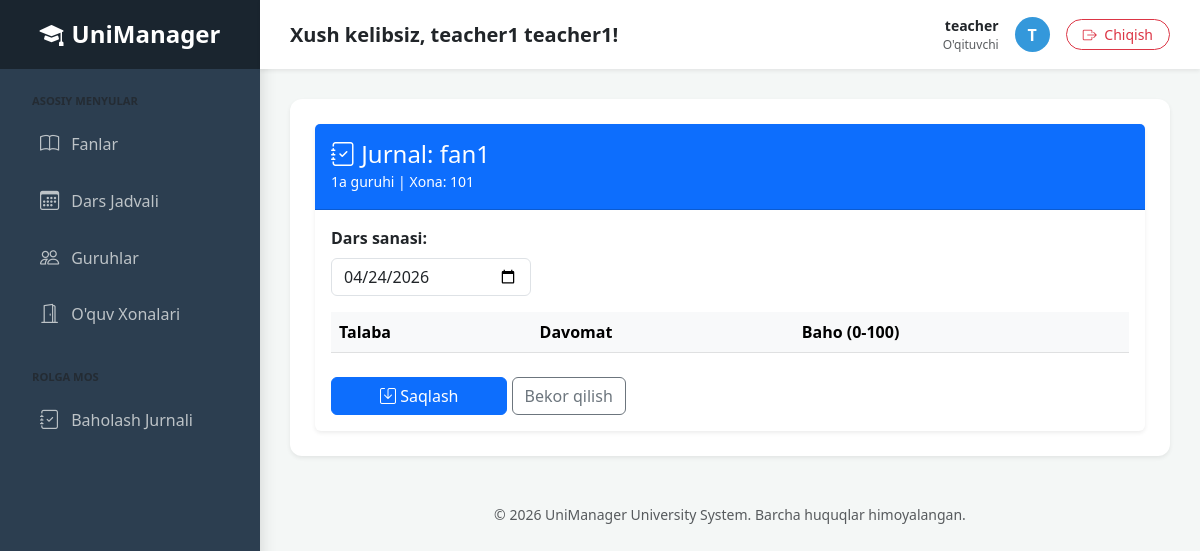
Page /academy/journal/1/ (signed in) on the committed database.
### users/models.py (models this page shows, shortened)
class User(AbstractUser):
    USER_ROLES = (
        ('admin', 'Admin'),
        ('teacher', 'O\'qituvchi'),
        ('student', 'Talaba'),
    )
    role = models.CharField(max_length=10, choices=USER_ROLES, default='admin')
    phone_number = models.CharField(max_length=15, blank=True, null=True)
    address = models.TextField(blank=True, null=True)

### academy/models.py (models this page shows, shortened)
class Lesson(models.Model):
    DAYS_OF_WEEK = (
        (1, 'Dushanba'),
        (2, 'Seshanba'),
        (3, 'Chorshanba'),
        (4, 'Payshanba'),
        (5, 'Juma'),
        (6, 'Shanba'),
    )
    subject = models.ForeignKey('Subject', on_delete=models.CASCADE)
    teacher = models.ForeignKey('users.User', on_delete=models.CASCADE, limit_choices_to={'role': 'teacher'})
    classroom = models.ForeignKey('Classroom', on_delete=models.CASCADE)
    group_name = models.CharField(max_length=50) # Masalan: "IF-21"
    day = models.IntegerField(choices=DAYS_OF_WEEK)
    start_time = models.TimeField()
    end_time = models.TimeField()

class Subject(models.Model):
    name = models.CharField(max_length=200)
    code = models.CharField(max_length=20, unique=True)
    credits = models.PositiveIntegerField()

class Classroom(models.Model):
    ROOM_TYPES = (
        ('lecture', 'Ma\'ruza'),
        ('lab', 'Laboratoriya'),
        ('practice', 'Amaliyot'),
    )
    number = models.CharField(max_length=10)
    capacity = models.PositiveIntegerField()
    room_type = models.CharField(max_length=10, choices=ROOM_TYPES)

### academy/views.py (the view, shortened to what this page needs)
# urls.py: path('journal/<int:lesson_id>/', views.journal_view, name='journal_view'),
@login_required
def journal_view(request, lesson_id):
    lesson = get_object_or_404(Lesson, pk=lesson_id)
    enrollments = Enrollment.objects.filter(subject=lesson.subject)
    return render(request, 'academy/journal.html', {
        'lesson': lesson,
        'enrollments': enrollments,
        'today': timezone.now().date()
    })

### academy/templates/academy/journal.html (shortened to what this page needs)
{% extends 'base.html' %}
{% block content %}
<div class="card shadow-sm border-0">
    <div class="card-header bg-primary text-white p-3">
        <h4 class="mb-0"><i class="bi bi-journal-check"></i> Jurnal: {{ lesson.subject.name }}</h4>
        <small>{{ lesson.group_name }} guruhi | Xona: {{ lesson.classroom.number }}</small>
    </div>
    <div class="card-body">
        <form method="post">
            <div class="mb-3 col-md-3">
                <label class="form-label fw-bold">Dars sanasi:</label>
                <input type="date" name="lesson_date" value="{{ today|date:'Y-m-d' }}" class="form-control">
            </div>
            <table class="table table-hover align-middle">
                <thead class="table-light">
                    <tr>
                        <th>Talaba</th>
                        <th>Davomat</th>
                        <th>Baho (0-100)</th>
                    </tr>
                </thead>
            </table>
            <div class="mt-4">
                <button type="submit" class="btn btn-primary px-5"><i class="bi bi-save"></i> Saqlash</button>
                <a href="{% url 'teacher_dashboard' %}" class="btn btn-outline-secondary">Bekor qilish</a>
            </div>
        </form>
    </div>
</div>
{% endblock %}

### templates/base.html (shortened to what this page needs)
<!DOCTYPE html>
<html lang="uz">
<head>
    <link href="https://cdn.jsdelivr.net/npm/bootstrap@5.3.0/dist/css/bootstrap.min.css" rel="stylesheet">
    <link rel="stylesheet" href="https://cdn.jsdelivr.net/npm/bootstrap-icons@1.11.0/font/bootstrap-icons.css">
</head>
<body>
    <div class="d-flex">
        {% if user.is_authenticated %}
        <div id="sidebar" class="shadow">
            <div class="logo-section mb-4">
                <h4 class="mb-0 fw-bold"><i class="bi bi-mortarboard-fill me-2"></i>UniManager</h4>
            </div>
            <div class="px-3">
                <p class="text-uppercase small fw-bold text-muted mb-2 ps-3" style="font-size: 0.7rem;">Asosiy Menyular</p>
                <ul class="nav flex-column">
                    <li class="nav-item">
                        <a href="{% url 'subject_list' %}" class="nav-link mb-1 {% if 'subject' in request.path %}active{% endif %}">
                            <i class="bi bi-book"></i> Fanlar
                        </a>
                    </li>
                    <li class="nav-item">
                        <a href="{% url 'timetable_view' %}" class="nav-link mb-1 {% if 'timetable' in request.path %}active{% endif %}">
                            <i class="bi bi-calendar3"></i> Dars Jadvali
                        </a>
                    </li>
                    <li class="nav-item">
                        <a href="{% url 'group_list' %}" class="nav-link mb-1 {% if 'group' in request.path %}active{% endif %}">
                            <i class="bi bi-people"></i> Guruhlar
                        </a>
                    </li>
                    <li class="nav-item">
                        <a href="{% url 'classroom_list' %}" class="nav-link mb-1 {% if 'classroom' in request.path %}active{% endif %}">
                            <i class="bi bi-door-open"></i> O'quv Xonalari
                        </a>
                    </li>
                </ul>
                <p class="text-uppercase small fw-bold text-muted mt-4 mb-2 ps-3" style="font-size: 0.7rem;">Rolga Mos</p>
                <ul class="nav flex-column">
                    {% if user.role == 'admin' %}
                    <li class="nav-item">
                        <a href="{% url 'user_list' %}" class="nav-link mb-1 {% if 'user' in request.path %}active{% endif %}">
                            <i class="bi bi-person-gear"></i> Foydalanuvchilar
                        </a>
                    </li>
                    {% elif user.role == 'teacher' %}
                    <li class="nav-item">
                        <a href="{% url 'teacher_dashboard' %}" class="nav-link mb-1 {% if 'teacher' in request.path %}active{% endif %}">
                            <i class="bi bi-journal-check"></i> Baholash Jurnali
                        </a>
                    </li>
                    {% elif user.role == 'student' %}
                    <li class="nav-item">
                        <a href="{% url 'student_dashboard' %}" class="nav-link mb-1 {% if 'student' in request.path %}active{% endif %}">
                            <i class="bi bi-graph-up-arrow"></i> Mening Natijalarim
                        </a>
                    </li>
                    {% endif %}
                </ul>
            </div>
        </div>
        {% endif %}
        <div class="main-content">
            <nav class="top-navbar d-flex justify-content-between align-items-center shadow-sm">
                <div>
                    <h5 class="mb-0 text-dark fw-semibold">
                        {% if user.is_authenticated %}
                            Xush kelibsiz, {{ user.get_full_name|default:user.username }}!
                        {% else %}
                            Tizimga kirish
                        {% endif %}
                    </h5>
                </div>
                <div class="d-flex align-items-center">
                    {% if user.is_authenticated %}
                        <div class="me-3 d-none d-md-block text-end">
                            <div class="fw-bold small">{{ user.username }}</div>
                            <div class="text-muted" style="font-size: 0.75rem;">{{ user.get_role_display|default:user.role }}</div>
                        </div>
                        <div class="user-profile-img me-3">
                            {{ user.username|first|upper }}
                        </div>
                        <form action="{% url 'logout' %}" method="post" class="m-0">
                            <button type="submit" class="btn btn-outline-danger btn-sm rounded-pill px-3">
                                <i class="bi bi-box-arrow-right me-1"></i> Chiqish
                            </button>
                        </form>
                    {% else %}
                        <a href="{% url 'login' %}" class="btn btn-primary btn-sm rounded-pill px-4">Kirish</a>
                    {% endif %}
                </div>
            </nav>
            <div class="content-container">
                <div class="main-card">
                    {% block content %}
                    {% endblock %}
                </div>
                <footer class="mt-5 text-center text-muted small">
                    <p>&copy; 2026 UniManager University System. Barcha huquqlar himoyalangan.</p>
                </footer>
            </div>
        </div>
    </div>
</body>
</html>

### templates/base.html (style rules this page uses)
body { background-color: #f4f7f6; font-family: 'Segoe UI', Tahoma, Geneva, Verdana, sans-serif; }
#sidebar { min-width: 260px; max-width: 260px; min-height: 100vh; background: #2c3e50; color: white; transition: all 0.3s; }
#sidebar .logo-section { background: #1a252f; padding: 20px; text-align: center; }
#sidebar .nav-link { color: #bdc3c7; padding: 12px 20px; display: flex; align-items: center; transition: 0.2s; border-left: 4px solid transparent; }
#sidebar .nav-link i { font-size: 1.2rem; margin-right: 12px; }
.main-content { flex: 1; min-width: 0; }
.top-navbar { background: white; padding: 15px 30px; }
.content-container { padding: 30px; }
.main-card { background: white; border-radius: 12px; border: none; box-shadow: 0 0.125rem 0.25rem rgba(0, 0, 0, 0.075); padding: 25px; }
.user-profile-img { width: 35px; height: 35px; background: #3498db; color: white; border-radius: 50%; display: inline-flex; align-items: center; justify-content: center; font-weight: bold; }

### rows in the picture
User: get_full_name "teacher1 teacher1", username "teacher", role "O'qituvchi", username|first "T"
Lesson: subject.name "fan1", group_name "1a", classroom.number "101"
